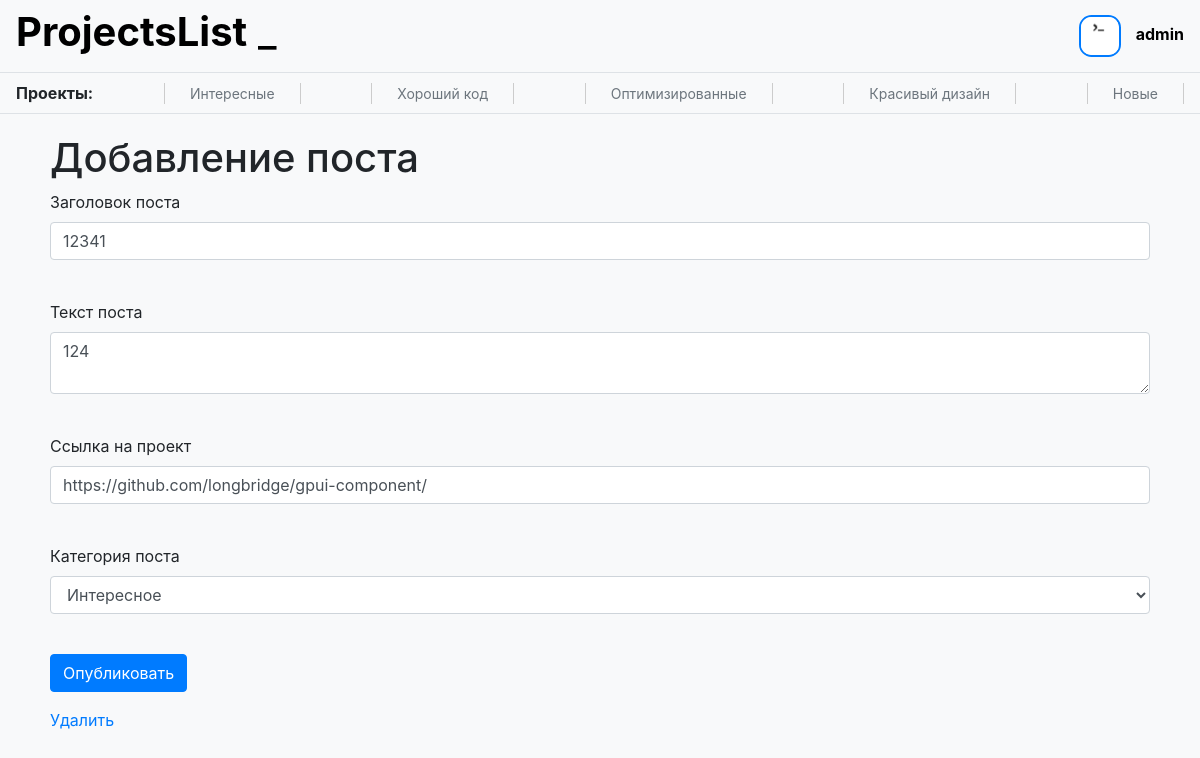
The page /posts/edit/6 (signed in) on the database as committed earlier.
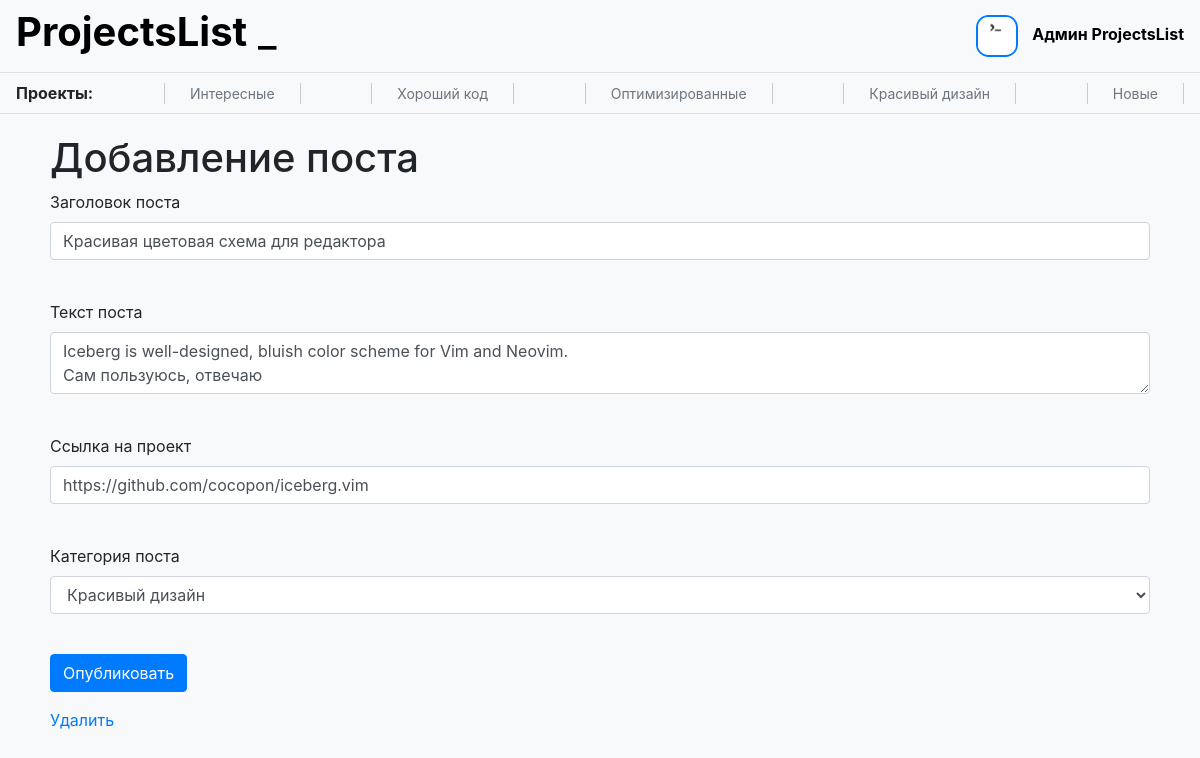
The same page on the database as committed later.
### data/users.py (models this page shows, shortened)
class User(SqlAlchemyBase, UserMixin):
    __tablename__ = 'users'
    id = sa.Column(sa.Integer, primary_key=True, autoincrement=True)
    name = sa.Column(sa.String)
    mail = sa.Column(sa.String, unique=True)
    hashed_password = sa.Column(sa.String)
    info = sa.Column(sa.String)
    image = sa.Column(sa.String)
    github = sa.Column(sa.String)
    create_time = sa.Column(sa.DateTime, default=datetime.now)
    posts = sa.orm.relationship('Post', back_populates='author')
    comments = sa.orm.relationship('Comment', back_populates='author')
    liked_posts = sa.orm.relationship('Post', back_populates='users_who_liked', secondary='rating_posts')
    liked_comments = sa.orm.relationship('Comment', back_populates='users_who_liked', secondary='rating_comments')

### data/posts.py (models this page shows)
class Post(SqlAlchemyBase):
    __tablename__ = 'posts'
    id = sa.Column(sa.Integer, primary_key=True, autoincrement=True)
    title = sa.Column(sa.String)
    text = sa.Column(sa.String)
    project_link = sa.Column(sa.String)
    category = sa.Column(sa.String)
    like = sa.Column(sa.Integer, default=0)
    dislike = sa.Column(sa.Integer, default=0)
    create_time = sa.Column(sa.DateTime, default=datetime.now)
    author = sa.orm.relationship('User', back_populates='posts')
    author_id = sa.Column(sa.Integer, sa.ForeignKey('users.id'))
    users_who_liked = sa.orm.relationship('User', back_populates='liked_posts', secondary='rating_posts')
    comments = sa.orm.relationship('Comment', back_populates='post')

### server.py (the view, shortened to what this page needs)
@app.route('/posts/edit/<int:id>', methods=['GET', 'POST'])
def post_edit(id):
    db = db_session.create_session()
    post = db.query(Post).filter(Post.id==id).first()
    if post:
        if current_user.id == post.author_id or current_user.id == 1:
            form = PostForm()
            if not form.validate_on_submit():
                form.title.data = post.title
                form.text.data = post.text
                form.project_link.data = post.project_link
                form.category.data = post.category
                return flask.render_template('add_post.html', title='Изменить пост', form=form, edit=True, post_id=id)
        else:
            return 'В доступе запрещено'
    else:
        flask.abort(404, 'Поста не существует')

### forms/post_form.py
class PostForm(FlaskForm):
    text = TextAreaField('Текст поста')
    title = StringField('Заголовок поста')
    project_link = StringField('Ссылка на проект')
    category = SelectField('Категория поста',
                           choices=['Интересное',
                                    'Хороший код',
                                    'Оптимизированное',
                                    'Красивый дизайн'
                                    ]
                           )
    submit = SubmitField('Опубликовать')

### data/db_session.py (called while the page is built)
def create_session() -> Session:
    global __factory
    return __factory()

### server.py (called while the page is built)
@login_manager.user_loader
def load_user(user_id):
    try:
        db = db_session.create_session()
        return db.query(User).get(user_id)
    finally:
        db.close()

### templates/add_post.html (shortened to what this page needs)
{% extends "base.html" %}
{% block content %}
<h1>Добавление поста</h1>
<form action="" method="post">
    <p>
        {{ form.title.label }}<br>
        {{ form.title(class="form-control") }}<br>
    </p>
    <p>
        {{ form.text.label }}<br>
        {{ form.text(class="form-control") }}<br>
    </p>
    <p>
        {{ form.project_link.label }}<br>
        {{ form.project_link(class="form-control") }}<br>
    </p>
    <p>
        {{ form.category.label }}<br>
        {{ form.category(class="form-control") }}<br>
    </p>
    <p>{{ form.submit(type="submit", class="btn btn-primary") }}</p>
    {% if edit %}
        <a href='/posts/delete/{{ post_id }}'>Удалить</a>
    {% endif %}
</form>
{% endblock %}

### templates/base.html (shortened to what this page needs)
<!doctype html>
<html lang="en">
<head>
    <link rel="stylesheet"
          href="https://stackpath.bootstrapcdn.com/bootstrap/4.4.1/css/bootstrap.min.css"
>
    {% if style=='retro' %}
    <link text="text/css"  href="{{ url_for('static', filename='css/retro.css') }}" rel="stylesheet">
    {% else %}
    <link text="text/css"  href="{{ url_for('static', filename='css/style.css') }}" rel="stylesheet">
    {% endif %}
</head>
<body>
<header>
    <nav class="navbar">
        <h1><b><a href='/'>ProjectsList</a></b>
        <span class="blinking-symbol"><a href='/?style=retro'>_</a></span></h1>
        {% if current_user.is_authenticated %}
        	<div class='user-navbar'>
			<img class='user-icon' src='/{{current_user.image}}' width='42' height='42' /img>
			<a class='user-name' href="/user{{current_user.id}}">{{ current_user.name }}</a>
		</div>
        {% else %}
		<a class="btn btn-primary " href="/register">Зарегистрироваться</a>
		<a class="btn btn-success" href="/login">Войти</a>
        {% endif %}
    </nav>
    <nav class="category navbar ">
        <b>Проекты:</b>
        <a href='/interesting'>Интересные</a>
        <a href='/goodcode'>Хороший код</a>
        <a href='/optimized'>Оптимизированные</a>
        <a href='/beautifuldesign '>Красивый дизайн</a>
        <a href='/new'>Новые</a>
    </nav>
</header>
<main role="main" class='container'>
    {% block content %}{% endblock %}
</main>
</body>
</html>

Rows that differ between the two databases and show on the page:
changed User: name "admin" → "Админ ProjectsList"
changed Post: title "12341" → "Красивая цветовая схема для редактора"; text "124" → "Iceberg is well-designed, bluish color scheme for Vim and Neovim. Сам пользуюсь, отвечаю"; project_link "https://github.com/longbridge/gpui-component/" → "https://github.com/cocopon/iceberg.vim"; category "Интересное" → "Красивый дизайн"
